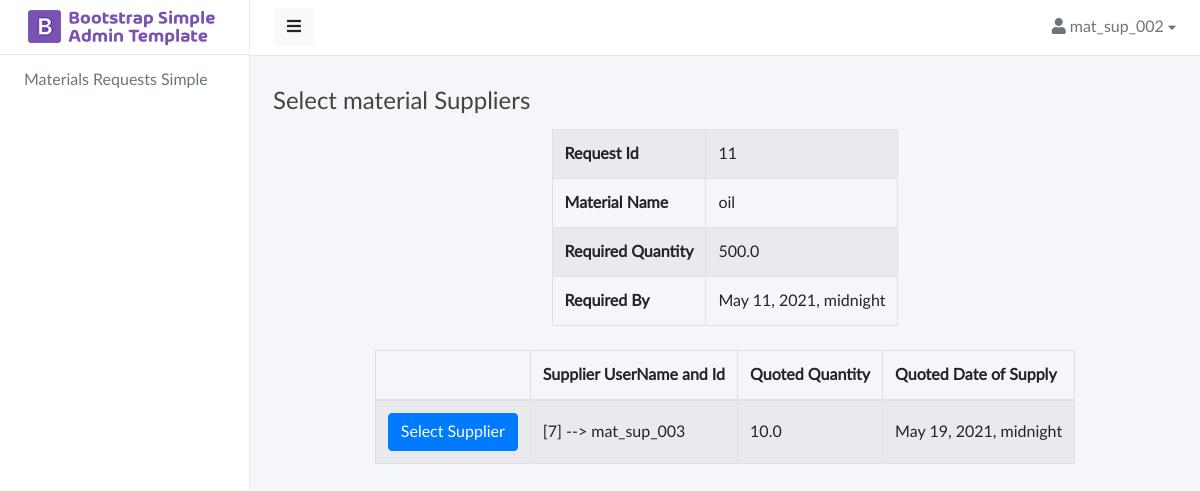
Screenshot of /materials/employees_material_requests_simple/select_supplier/11/11/ (signed in) with the database file from the repository.
### materials/models.py (models this page shows)
class MaterialRequest(models.Model):
	material_name = models.CharField(max_length = 50)
	quantity = models.FloatField()
	date_required_by = models.DateTimeField()
	sent_to_all_suppliers = models.BooleanField(default=False)
	quote_selected = models.ForeignKey('materials.SupplierQuotation',related_name="%(app_label)s_%(class)s_quote_selected",null=True,on_delete=models.SET_NULL)
	created_by = models.ForeignKey(User,related_name="%(app_label)s_%(class)s_created_by",on_delete=models.CASCADE)
	created_at = models.DateTimeField(auto_now_add=True)
	updated_at = models.DateTimeField(auto_now=True)

class SupplierQuotation(models.Model):
	material_request = models.ForeignKey(MaterialRequest,related_name="%(app_label)s_%(class)s_material_request",on_delete=models.CASCADE)
	quantity = models.FloatField()
	date_of_supply = models.DateTimeField()
	created_by = models.ForeignKey(User,related_name="%(app_label)s_%(class)s_created_by",on_delete=models.CASCADE)
	created_at = models.DateTimeField(auto_now_add=True)
	updated_at = models.DateTimeField(auto_now=True)
	quote_status = models.CharField(max_length=100,choices=QUOTE_STATUS,default="pending")
	class Meta:
		unique_together = ('material_request','created_by')

### materials/views.py (the view)
# urls.py: path('employees_material_requests_simple/select_supplier/<int:id>/<int:quotation_id>/', views.employees_material_requests_simple_select_supplier, name='employees_material_requests_simple_select_suppli
@login_required(login_url=reverse_lazy('login'))
def employees_material_requests_simple_select_supplier(request,id,quotation_id=None):
     obj = MaterialRequest.objects.get(id=id)
     if request.method == 'POST':
          try:
               quote_selected = obj.materials_supplierquotation_material_request.get(id=quotation_id)
               quote_selected.quote_status = "approved"
               quote_selected.save()
               obj.quote_selected = quote_selected
               obj.save()
               messages.success(request, 'Supplier Selected')
               return redirect(reverse('materials:employees_material_requests_simple'))
          except Exception as e:
               messages.error(request, 'Unable to Send')
               return redirect(reverse('materials:employees_material_requests_simple'))
     else:
          quotes = obj.materials_supplierquotation_material_request.all().select_related('created_by')
          return render(request, 'materials/employees_material_requests_simple_select_supplier.html',dict(quotes=quotes,title="Select material Suppliers",obj=obj))

### materials/templates/materials/employees_material_requests_simple_select_supplier.html (shortened to what this page needs)
{% extends "materials/base.html" %}
{% load static %}
{% load i18n %}
{% block content %}
<div class="row justify-content-center align-items-center my-2">
       <div class="table-responsive">
            <table class="mx-auto w-auto table table-striped table-bordered table-hover dataTables-devices">
                <tbody>
                    <tr>
                        <th>
                            Request Id
                        </th>
                        <td>{{obj.id}}</td>
                    </tr>
                    <tr>
                        <th>
                            Material Name
                        </th>
                        <td>{{obj.material_name}}</td>
                    </tr>
                    <tr>
                        <th>
                            Required Quantity
                        </th>
                        <td>{{obj.quantity}}</td>
                    </tr>
                    <tr>
                        <th>
                            Required By
                        </th>
                        <td>{{obj.date_required_by}}</td>
                    </tr>
                </tbody>
            </table>
        </div>
</div>
<div class="row">
    <div class="col-12">
       <div class="table-responsive">
            <table class="mx-auto w-auto table table-striped table-bordered table-hover dataTables-devices" id="table-items">
                <thead>
                    <tr>
                        <th></th>
                        <th>Supplier UserName and Id</th>
                        <th>Quoted Quantity</th>
                        <th>Quoted Date of Supply</th>
                    </tr>
                </thead>
                <tbody>
                {% for quote in quotes %}
                    <tr>
                        <th>
                            <form action={% url "materials:employees_material_requests_simple_select_supplier" id=obj.id quotation_id=quote.id%}  enctype="multipart/form-data" method="POST">
                                <button class="btn btn-primary">Select Supplier</button>
                            </form>
                        </th>
                        <td>[{{quote.created_by.id}}] --> {{quote.created_by.username}}</td>
                        <td>{{quote.quantity}}</td>
                        <td>{{quote.date_of_supply}}</td>
                    </tr>
                {% endfor %}
                </tbody>
            </table>
        </div>
    </div>
</div>
{% endblock content %}

### materials/templates/materials/navmenu_top.html (shortened to what this page needs)
{% load static %}
{% load i18n %}
<nav class="navbar navbar-expand-lg navbar-white bg-white">
    <button type="button" id="sidebarCollapse" class="btn btn-light"><i class="fas fa-bars"></i></button>
    <div class="collapse navbar-collapse" id="navbarSupportedContent">
        <ul class="nav navbar-nav ml-auto">
            <li class="nav-item dropdown">
                <div class="nav-dropdown">
                    <a href="" class="nav-item nav-link dropdown-toggle text-secondary" data-toggle="dropdown"><i class="fas fa-user"></i> <span>{{request.user}}</span> <i style="font-size: .8em;" class="fas fa-caret-down"></i></a>
                </div>
            </li>
        </ul>
    </div>
</nav>

### materials/static/materials/css/master.css (style rules this page uses)
body, h1, .h1, h2, .h2, h3, .h3, h4, .h4, h5, .h5, h6, .h6, p, a, td { -moz-osx-font-smoothing: grayscale; -webkit-font-smoothing: antialiased; }
body { width: 100%; height: 100%; background: #f4f6fa; font-family: "Lato", "Helvetica Neue", Arial, Helvetica, sans-serif; font-size: 1rem; color: #444; }
#body>.navbar { padding: 0 1.5rem; min-height: 54px; box-shadow: none; border-bottom: 1px solid rgba(101, 109, 119, .16); }
a, a:hover, a:focus { color: inherit; text-decoration: none; transition: all 0.3s; }
.table td, .table th { vertical-align: middle; }
@media (min-width: 200px) { .navbar-expand-lg .navbar-collapse { display: -ms-flexbox !important; display: flex !important; -ms-flex-preferred-size: auto; flex-basis: auto; } }
@media (min-width: 200px) { .navbar-expand-lg .navbar-nav { -ms-flex-direction: row; flex-direction: row; } }

### materials/static/materials/components/navbar/navbar-dropdowns.css (style rules this page uses)
.nav-dropdown .nav-link { color: #B2EBF2; line-height: 1.42857; padding: 1rem 0 1rem 1rem !important; }
.nav-dropdown .nav-link::after { display: none; }

### rows the page displays
MaterialRequest: id "11", material_name "oil", quantity "500.0", date_required_by "May 11, 2021, midnight"
SupplierQuotation: created_by.id "7", created_by.username "mat_sup_003", quantity "10.0", date_of_supply "May 19, 2021, midnight"

### other values shown
{{ request.user }} "mat_sup_002"
{{ title }} "Select material Suppliers"
